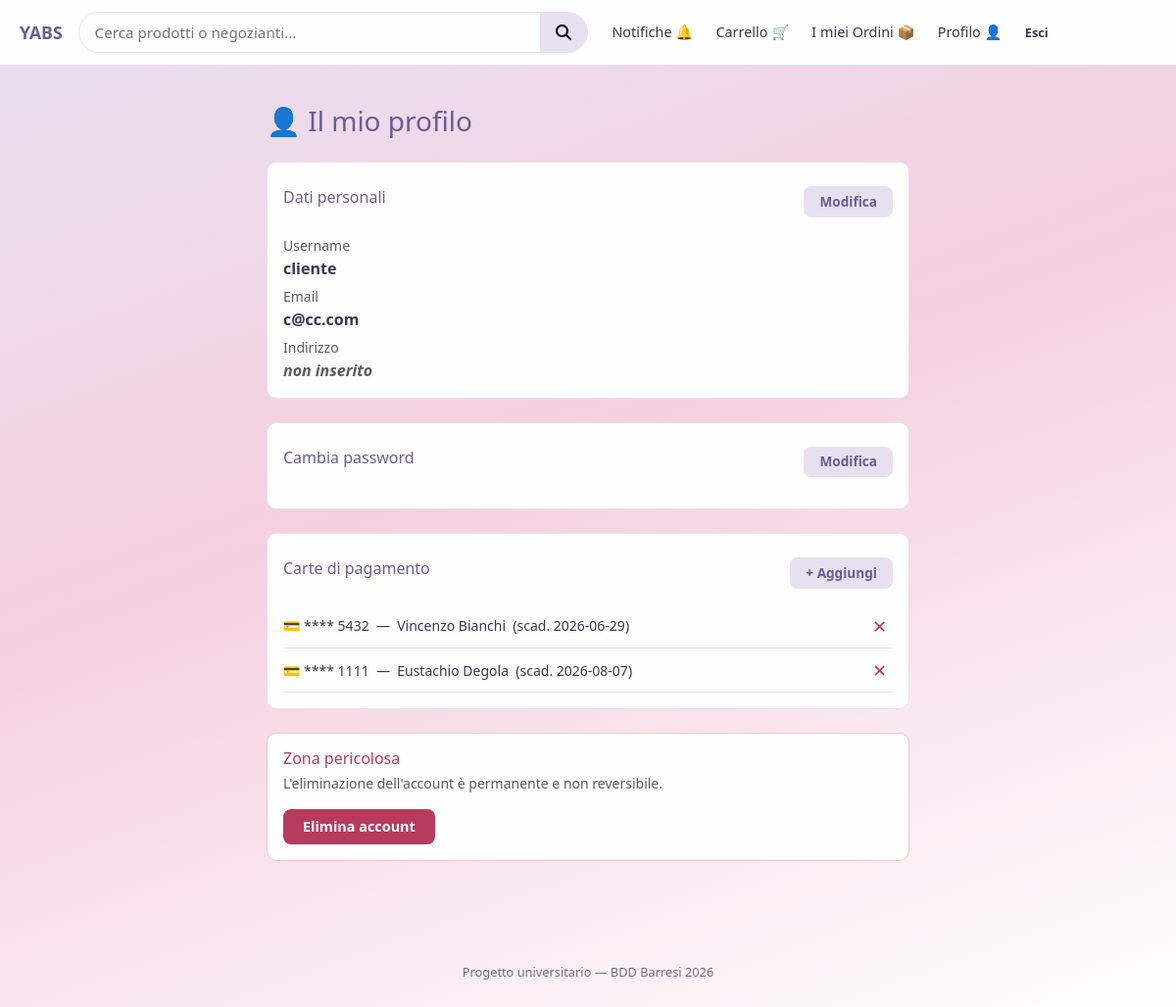
Screenshot of /profilo.php (signed in) with the database file from the repository.
### tables this page shows
CREATE TABLE `utente` (
  `username` varchar(20) NOT NULL,
  `email` varchar(100) DEFAULT NULL,
  `psw` varchar(255) DEFAULT NULL,
  `indirizzo` varchar(50) DEFAULT NULL,
  `tipo_utente` enum('cliente','negoziante') DEFAULT NULL,
  `n_prodotti_in_vendita` int(10) UNSIGNED DEFAULT NULL
);

CREATE TABLE `carta` (
  `id` int(10) UNSIGNED NOT NULL,
  `user_utente` varchar(25) DEFAULT NULL,
  `numero` varchar(20) DEFAULT NULL,
  `nome_intestatario` varchar(20) DEFAULT NULL,
  `cognome_intestatario` varchar(20) DEFAULT NULL,
  `data_scadenza` date DEFAULT NULL
);

### includes/catalog.php (called while the page is built, shortened)
<?php
function fetch_user_cards(PDO $pdo, string $username): array
{
    $stmt = $pdo->prepare(
        'SELECT id, numero, nome_intestatario, cognome_intestatario, data_scadenza
         FROM carta
         WHERE user_utente = :u
         ORDER BY id DESC'
    );
    $stmt->execute([':u' => $username]);
    return $stmt->fetchAll();
}
function fetch_user_profile(PDO $pdo, string $username): ?array
{
    $stmt = $pdo->prepare(
        'SELECT username, email, indirizzo, tipo_utente, n_prodotti_in_vendita
         FROM utente WHERE username = :u LIMIT 1'
    );
    $stmt->execute([':u' => $username]);
    $row = $stmt->fetch();
    return $row ?: null;
}

### profilo.php (the view, shortened to what this page needs)
<?php
require_once __DIR__ . '/includes/bootstrap.php';
require_once APP_ROOT . '/includes/catalog.php';
$username = $_SESSION['username'];
$profile = null;
$cards   = [];
try {
    $pdo     = getConnection();
    $profile = fetch_user_profile($pdo, $username);
    if ($_SESSION['tipo_utente'] === 'cliente') {
        $cards = fetch_user_cards($pdo, $username);
    }
} catch (Throwable $e) {
    redirect('/db_error.php');
}
require APP_ROOT . '/includes/head.php';
?>
<main class="main-catalog">
<div class="container py-4" style="max-width:680px;">
    <h1 class="h3 mb-4" style="color:var(--indigo);">👤 Il mio profilo</h1>
    <?php if ($profile):  ?>
        <div class="card border-0 mb-4" style="border:1px solid var(--lilac)!important; border-radius:10px;">
            <div class="card-body">
                <div class="d-flex justify-content-between align-items-center mb-3">
                    <h2 class="h6 mb-0" style="color:var(--indigo);">
                        Dati personali
                    </h2>
                    <button id="btn-edit-toggle" class="btn btn-secondary"
                            style="width:auto; padding:0.35rem 1rem; font-size:0.85rem;">Modifica</button>
                </div>
                <div id="profile-view">
                    <p class="mb-1">
                        <span class="text-muted small">Username</span>
                        <br>
                        <strong><?= htmlspecialchars($profile['username']) ?></strong>
                    </p>
                    <p class="mb-1">
                        <span class="text-muted small">Email</span>
                        <br>
                        <strong><?= htmlspecialchars((string) $profile['email']) ?></strong>
                    </p>
                    <p class="mb-0">
                        <span class="text-muted small">Indirizzo</span>
                        <br>
                        <strong><?= $profile['indirizzo'] ? htmlspecialchars($profile['indirizzo']) : '<em class="text-muted">non inserito</em>' ?></strong>
                    </p>
                </div>
            </div>
        </div>
        <div class="card border-0 mb-4" style="border:1px solid var(--lilac)!important; border-radius:10px;">
            <div class="card-body">
                <div class="d-flex justify-content-between align-items-center mb-3">
                    <h2 class="h6 mb-0" style="color:var(--indigo);">Cambia password</h2>
                    <button id="btn-pwd-toggle" class="btn btn-secondary" style="width:auto; padding:0.35rem 1rem; font-size:0.85rem;">
                            Modifica
                    </button>
                </div>
            </div>
        </div>
        <?php if ($_SESSION['tipo_utente'] === 'cliente'): ?>
            <div class="card border-0 mb-4" style="border:1px solid var(--lilac)!important; border-radius:10px;">
                <div class="card-body">
                    <div class="d-flex justify-content-between align-items-center mb-3">
                        <h2 class="h6 mb-0" style="color:var(--indigo);">Carte di pagamento</h2>
                        <button id="btn-addcard-toggle" class="btn btn-secondary" style="width:auto; padding:0.35rem 1rem; font-size:0.85rem;">
                            + Aggiungi
                        </button>
                    </div>
                    <div id="cards-list">
                        <?php if (count($cards) === 0): ?>
                            <p class="text-muted small mb-0" id="no-cards-msg">Nessuna carta salvata.</p>
                        <?php else: ?>
                            <?php foreach ($cards as $card): ?>
                            <div class="d-flex justify-content-between align-items-center py-2 carta-row"
                                id="carta-<?= (int) $card['id'] ?>"
                                style="border-bottom:1px solid var(--lilac);">
                                <span class="small">
                                    💳 **** <?= htmlspecialchars(substr((string) $card['numero'], -4)) ?>
                                    &nbsp;—&nbsp;
                                    <?= htmlspecialchars((string) $card['nome_intestatario']) ?>
                                    <?= htmlspecialchars((string) $card['cognome_intestatario']) ?>
                                    &nbsp;(scad. <?= htmlspecialchars((string) $card['data_scadenza']) ?>)
                                </span>
                                <button class="btn-remove-card"
                                        data-card-id="<?= (int) $card['id'] ?>"
                                        style="background:none; border:none; color:var(--error); cursor:pointer; font-size:1.1rem;"
                                        aria-label="Rimuovi carta">✕</button>
                            </div>
                            <?php endforeach; ?>
                        <?php endif; ?>
                    </div>
                </div>
            </div>
        <?php endif; ?>
        <div class="card border-0 mb-4" style="border:1px solid #f5c6c6!important; border-radius:10px;">
            <div class="card-body">
                <h2 class="h6 mb-1" style="color:var(--error);">Zona pericolosa</h2>
                <p class="small text-muted mb-3">L'eliminazione dell'account è permanente e non reversibile.</p>
                <button id="btn-delete-toggle" class="btn"
                        style="width:auto; padding:0.45rem 1.25rem; background:var(--error); color:#fff; border:none; border-radius:8px; font-size:0.9rem;">
                    Elimina account
                </button>
            </div>
        </div>
    <?php endif; ?>
</div>
</main>
<?php require APP_ROOT . '/includes/footer.php'; ?>

### assets/css/main.css (style rules this page uses)
:root { --lilac: #e8e0f0; --indigo: #6b5b95; --pink: #f5d0e0; --white: #fefefe; --text: #3d3551; --error: #b83b5e; --success: #5b8a72; --bs-primary: #6b5b95; --bs-primary-rgb: 107, 91, 149; --bs-secondary: #e8e0f0; --bs-secondary-rgb: 232, 224, 240; --bs-body-color: #3d3551; --bs-body-bg: #fefefe; --bs-border-color: #e8e0f0; --bs-link-color: #6b5b95; --bs-link-hover-color: #564a78; }
.btn, .card, .form-control, .alert, .navbar, .dropdown-menu { box-shadow: none !important; }
*, *::before, *::after { box-sizing: border-box; }
body { margin: 0; min-height: 100vh; font-family: "Segoe UI", system-ui, sans-serif; color: var(--text); background: linear-gradient(160deg, var(--lilac) 0%, var(--pink) 45%, var(--white) 100%); display: flex; flex-direction: column; }
main { flex: 1; width: 100%; max-width: 420px; margin: 2rem auto; padding: 0 1rem; }
.btn { display: inline-block; width: 100%; padding: 0.75rem 1rem; border: none; border-radius: 8px; font-size: 1rem; font-weight: 600; cursor: pointer; text-align: center; text-decoration: none; }
.btn-secondary { background: var(--lilac); color: var(--indigo); margin-top: 0.5rem; }
.main-catalog { flex: 1; width: 100%; max-width: none; margin: 0; padding: 1rem 0 2.5rem; }

### rows the page displays
utente: username "cliente", email "c@cc.com"
carta: numero "5432", nome_intestatario "Vincenzo", cognome_intestatario "Bianchi", data_scadenza "2026-06-29"
carta: numero "1111", nome_intestatario "Eustachio", cognome_intestatario "Degola", data_scadenza "2026-08-07"
